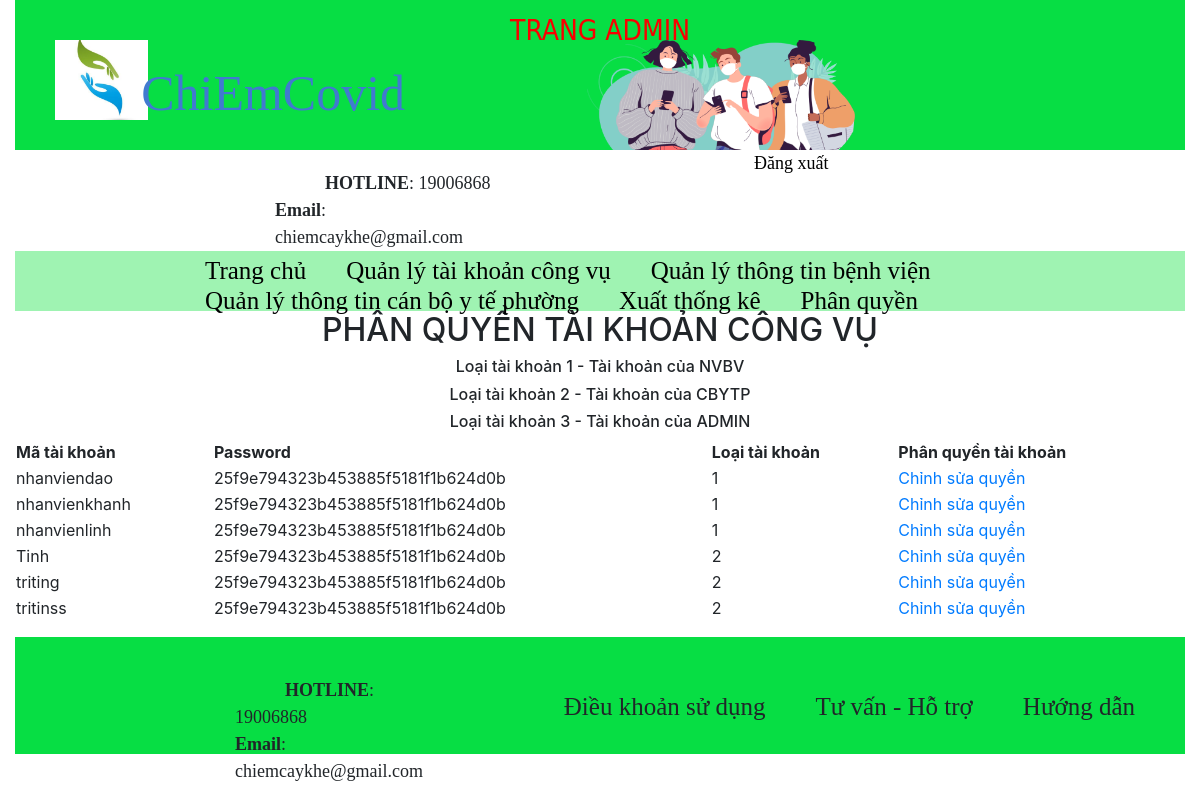
The page /QuanTriHeThong/ADMIN/index.php?phanquyen (signed in) on the database its author committed.
### tables this page shows
CREATE TABLE `taikhoancv` (
  `MaTK` varchar(20) NOT NULL,
  `password` varchar(50) NOT NULL,
  `phanquyen` tinyint(4) NOT NULL,
  PRIMARY KEY  (`MaTK`)
);

### QuanTriHeThong/ADMIN/Controller/cTaikhoan.php (called while the page is built, shortened)
<?php
	include("Model/mTaikhoan.php");
	class cTaikhoan{
		function view_taikhoan(){
			$p = new mTaikhoan();
			$ds = $p -> select_taikhoan();
			return $ds;
		}
	}
?>

### QuanTriHeThong/ADMIN/Model/ketnoi.php (called while the page is built, shortened)
<?php
    class ketnoi{
        function moketnoi(&$conn){
            $conn = mysql_connect("localhost","covid","123456");
            if($conn){
                return mysql_select_db("htdieuphoibncovid");
            }else{
                return false;
            }
        }
    }
 ?>

### QuanTriHeThong/ADMIN/Model/mTaikhoan.php (called while the page is built, shortened)
<?php
	include_once("ketnoi.php");
	class mTaikhoan{
		function select_taikhoan(){
			$p = new ketnoi();
			if($p -> moketnoi($conn,$_SESSION['matk'],$_SESSION['password'])){
				$string = "SELECT * FROM taikhoancv WHERE phanquyen IN (1,2)";
				$table = mysql_query($string);
				return $table;
			}else{
				return false;
			}
		}
	}
?>

### QuanTriHeThong/ADMIN/View/vPhanquyenTK.php (the view)
<div>
	<?php
    include("Controller/cTaikhoan.php");
    $p = new cTaikhoan();
    $table = $p-> view_taikhoan();
    echo "<h2 STYLE='text-align:center'>PHÂN QUYỀN TÀI KHOẢN CÔNG VỤ</h2>";
    echo "<h6 STYLE='text-align:center'>Loại tài khoản 1 - Tài khoản của NVBV</h6>";
    echo "<h6 STYLE='text-align:center'>Loại tài khoản 2 - Tài khoản của CBYTP</h6>";
    echo "<h6 STYLE='text-align:center'>Loại tài khoản 3 - Tài khoản của ADMIN</h6>";
    echo "<table style='width:100%'>";
    echo "<tr>";
    echo "<th>Mã tài khoản</th>";
    echo "<th>Password</th>";
    echo "<th>Loại tài khoản</th>";
    echo "<th>Phân quyền tài khoản</th>";
    echo "</tr>";
    if($table){
        if(mysql_num_rows($table)){
            while($row = mysql_fetch_assoc($table)){
                echo "<tr>";
                echo "<td>".$row['MaTK']."</td>";
                echo "<td>".$row['password']."</td>";
                echo "<td >".$row['phanquyen']."</td>";
                echo "<td><a href='index.php?updatequyen&&matk=".$row['MaTK']."'>Chỉnh sửa quyền</a></td>";
                echo "</tr>";
            }
        }
    }
    echo "</table>";
?>
</div>

### QuanTriHeThong/ADMIN/index.php (shortened to what this page needs)
<!doctype html>
<html>
<head>
<link rel="stylesheet" href="CSS/style.css">
<link rel="stylesheet" type="text/css" href="CSS/style1.css"/>
<link rel="stylesheet" type="text/css" href="CSS/bootstrap.min.css"/>
<link rel="stylesheet" type="text/css" href="CSS/all.css" />
</head>
<body>
    <?php
        if(isset($_SESSION['dnadmin']) && $_SESSION['dnadmin'] == true){
                ?>
        <div class="container-fluid">
            	<div class="header">
            		<div class="top-header">
            			<div id="logan">TRANG ADMIN</div>
            		</div>
            		<div class="content">
            			<div id="logo"><img src="IMG/image 1.png" height="80"/></div>
            			<div id="title">ChiEmCovid</div>
            			<div id="logo2"><img src="IMG/image 2.png"height="110"/></div>
            			<div id="contact"><b style="padding-left: 50px;">HOTLINE</b>: 19006868 <br> <b>Email</b>: chiemcaykhe@gmail.com</div>
            			<div id="sig" style="margin-top:0">
            				<a href="VIEW/dangxuat.php" onclick='return dangxuat();' style="padding-right: 15px;text-decoration:none;color:#000000;">Đăng xuất</a>
            			</div>
            		</div>
            	</div>
            		<div class="nav">
            			<ul>
                            <li><a href="../TrangChuQTHT.php">Trang chủ</a></li>
                            <li><a href="../QuanLyTaiKhoan.php">Quản lý tài khoản công vụ</a></li>
                            <li><a href="index.php?quanlybenhvien">Quản lý thông tin bệnh viện</a></li>
                            <li><a href="index.php?quanlycanboyte">Quản lý thông tin cán bộ y tế phường</a></li>
                            <li><a href="index.php?xuatthongke">Xuất thống kê</a></li>
                            <li><a href="index.php?phanquyen">Phân quyền</a></li>
            			</ul>
            		</div>
                    <div>
                        <?php
                            if(isset($_REQUEST['quanlybenhvien'])){
                                include("View/vQuanLyTTBenhVien.php");
                            }elseif (isset($_REQUEST['updatebv'])) {
                                include("View/vCapnhatBenhVien.php");
                            }elseif(isset($_REQUEST['thembenhvien'])){
                                include("View/vThembenhvien.php");
                            }elseif(isset($_REQUEST['quanlycanboyte'])){
                                include("View/vQuanLyTTCanbo.php");
                            }elseif(isset($_REQUEST['updatecb'])){
                                include("View/vCapnhatCanbo.php");
                            }elseif(isset($_REQUEST['themcanboyte'])){
                                include("View/vThemcanbo.php");
                            }elseif(isset($_REQUEST['xuatthongke'])){
                                include("View/vXuatthongke.php");
                            }elseif(isset($_REQUEST['phanquyen'])){
                                include("View/vPhanquyenTK.php");
                            }elseif(isset($_REQUEST['updatequyen'])){
                                include("View/vChinhsuaquyen.php");
                            }
                         ?>
                    </div>
            		<div class="footer">
            			<div id="ft_contact"><b style="padding-left: 50px;">HOTLINE</b>: 19006868 <br> <b>Email</b>: chiemcaykhe@gmail.com</div>
            			<div class="ft_nav">
            				<ul>
            					<li>Hướng dẫn</li>
            					<li>Tư vấn - Hỗ trợ</li>
            					<li>Điều khoản sử dụng</li>
            				</ul>
            			</div>
            		</div>
        </div>
        <?php
        }
        else{
            echo header("refresh:0,url='../TrangChuQTHT.php'");
        }
        ?>
</body>
</html>

### QuanTriHeThong/ADMIN/CSS/style.css (style rules this page uses)
body { padding:0px; margin:0 auto; box-sizing:border-box; }
.header { width:100%; height:150px; background-color:#07DE44; }
.top-header { width: 100%; height: 30px; text-align: center; }
#logan { color:#F90000; font-size: 28px; padding-top: 10px; font-family: "Gill Sans", "Gill Sans MT", "Myriad Pro", "DejaVu Sans Condensed", Helvetica, Arial, "sans-serif"; font-weight:500; }
.content { width: 97%; height: 80px; padding-left: 40px; margin-top: 10px; }
#logo { float: left; width:6.5%; }
#title { float: left; width:16%; margin-top: 16px; margin-left: 15px; font-size: 50px; font-family: Impact, Haettenschweiler, "Franklin Gothic Bold", "Arial Black", "sans-serif"; color:#417AD0; }
#logo2 { float: left; width:18%; margin-left: 270px; }
#contact { float: left; width:18%; margin: 20px 0px 0px 220px; font-family: Baskerville, "Palatino Linotype", Palatino, "Century Schoolbook L", "Times New Roman", "serif"; font-size: 18px; }
#sig { width:15%; float:left; margin: 15px 0px 0px 260px; font-size: 18px; font-family: Baskerville, "Palatino Linotype", Palatino, "Century Schoolbook L", "Times New Roman", "serif"; }
.nav { width: 100%; height: 60px; background-color:#9FF3B2; }
.nav ul { display: block; position:absolute; margin-left: 130px; }
.nav ul li { float: left; line-height: 20px; margin:10px 20px 0px 20px; list-style-type: none; font-size: 25px; }
.footer { clear: both; width:100%; height:117px; background-color:#07DE44; }
#ft_contact { float:left; width:18%; margin: 40px 0px 0px 220px; font-family: Baskerville, "Palatino Linotype", Palatino, "Century Schoolbook L", "Times New Roman", "serif"; font-size: 18px; }
.ft_nav ul { display: block; }
.ft_nav ul li { float:right; line-height: 20px; margin:60px 50px 0px 0px; list-style-type: none; font-size: 25px; }

### QuanTriHeThong/ADMIN/CSS/style1.css (style rules this page uses)
body { padding:0px; margin:0 auto; box-sizing:border-box; }
.header { width:100%; height:150px; background-color:#07DE44; }
.top-header { width: 100%; height: 30px; text-align: center; }
#logan { color:#F90000; font-size: 28px; padding-top: 10px; font-family: "Gill Sans", "Gill Sans MT", "Myriad Pro", "DejaVu Sans Condensed", Helvetica, Arial, "sans-serif"; font-weight:500; }
.content { width: 97%; height: 80px; padding-left: 40px; margin-top: 10px; }
#logo { float: left; width:6.5%; }
#title { float: left; width:16%; margin-top: 16px; margin-left: 15px; font-size: 50px; font-family: Impact, Haettenschweiler, "Franklin Gothic Bold", "Arial Black", "sans-serif"; color:#417AD0; }
#logo2 { float: left; width:18%; margin-left: 270px; }
#contact { float: left; width:20%; margin: 20px 0px 0px 220px; font-family: Baskerville, "Palatino Linotype", Palatino, "Century Schoolbook L", "Times New Roman", "serif"; font-size: 18px; }
#sig { width:15%; float:left; margin: 10px 0px 0px 260px; font-size: 18px; font-family: Baskerville, "Palatino Linotype", Palatino, "Century Schoolbook L", "Times New Roman", "serif"; }
.nav { width: 100%; height: 60px; background-color:#9FF3B2; font-family: Baskerville, "Palatino Linotype", Palatino, "Century Schoolbook L", "Times New Roman", "serif"; }
.nav ul { display: block; position:absolute; margin-left: 130px; }
.nav ul li { float: left; line-height: 20px; margin:10px 20px 0px 20px; list-style-type: none; font-size: 25px; }
.nav ul li a { color: #000000; text-decoration: none; }
.footer { clear: both; width:100%; height:117px; background-color:#07DE44; font-family: Baskerville, "Palatino Linotype", Palatino, "Century Schoolbook L", "Times New Roman", "serif"; }
#ft_contact { float:left; width:18%; margin: 40px 0px 0px 220px; font-family: Baskerville, "Palatino Linotype", Palatino, "Century Schoolbook L", "Times New Roman", "serif"; font-size: 18px; }
.ft_nav ul { display: block; }
.ft_nav ul li { float:right; line-height: 20px; margin:60px 50px 0px 0px; list-style-type: none; font-size: 25px; }

### rows shown on the page
taikhoancv: MaTK "nhanviendao", password "25f9e794323b453885f5181f1b624d0b", phanquyen "1"
taikhoancv: MaTK "nhanvienkhanh", password "25f9e794323b453885f5181f1b624d0b", phanquyen "1"
taikhoancv: MaTK "nhanvienlinh", password "25f9e794323b453885f5181f1b624d0b", phanquyen "1"
taikhoancv: MaTK "Tinh", password "25f9e794323b453885f5181f1b624d0b", phanquyen "2"
taikhoancv: MaTK "triting", password "25f9e794323b453885f5181f1b624d0b", phanquyen "2"
taikhoancv: MaTK "tritinss", password "25f9e794323b453885f5181f1b624d0b", phanquyen "2"
